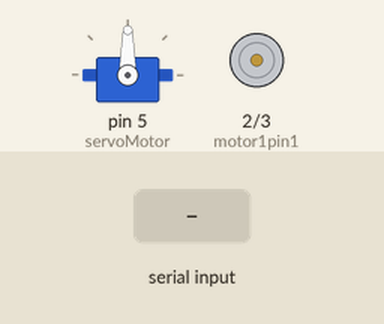
This sketch was run on a simulated Arduino Uno, built with avr-gcc and run on an emulated ATmega328P. Parts: servo, motor-driver pin pairs drawn as motors (green arrow = first pin HIGH = forward, orange = second pin HIGH = backward, longer = more drive, scaled by the enable pin). The test bench sets the inputs (shaded band).

Above: at 1.2 s.
1.3 s: "1" received over Serial
2.8 s: "2" received over Serial
At 4.0 s:
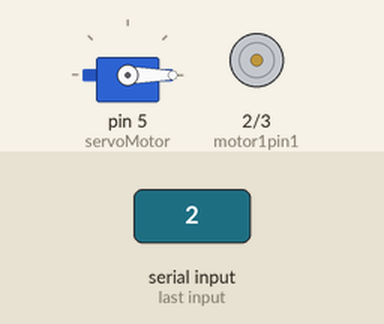
4.3 s: "0" received over Serial
5.8 s: "3" received over Serial
At 6.2 s:
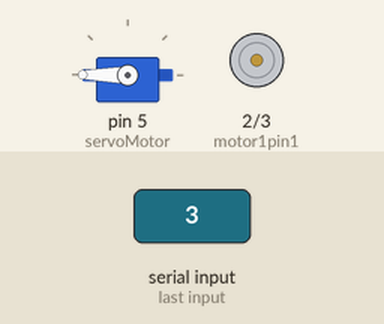
7.3 s: "1" received over Serial
Timing chart, 0 to 9.8 s (numbered marks = the images above; inputs shaded):
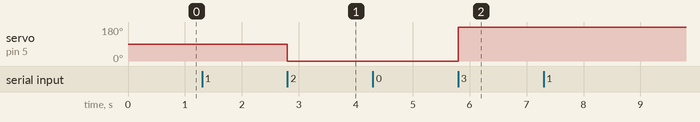

Measured:
- after the input at 2.8 s, servo on pin 5 (servoMotor): 90° → 0° at once
- after the input at 5.8 s, servo on pin 5 (servoMotor): 0° → 180° at once

The sketch:

cacaoproject.ino
```cpp
#include <Servo.h>

Servo servoMotor;

int motor1pin1 = 2;
int motor1pin2 = 3;
int ENA_pin = 4;
bool val = true;

void setup() {
  // put your setup code here, to run once:
  Serial.begin(9600);
  pinMode(motor1pin1, OUTPUT);
  pinMode(motor1pin2, OUTPUT);
  pinMode(ENA_pin, OUTPUT);

  servoMotor.attach(5);

}

void loop() {
  // hacer rodar la plataforma


  //Serial.println("hola");
  if(Serial.available()>0){
      char option = Serial.read();
      if (option == '1'){
          analogWrite(ENA_pin, 100); // de 100 a 250
          digitalWrite(motor1pin1, HIGH);
          digitalWrite(motor1pin2, LOW);
        }else if(option == '0'){
            //analogWrite(ENA_pin, 100); // de 100 a 250
            digitalWrite(motor1pin1, LOW);
            digitalWrite(motor1pin2, LOW);
          }else if(option == '2'){
            servoMotor.write(0);
            }else if(option == '3'){
               servoMotor.write(180);
              }
  }

}
```
